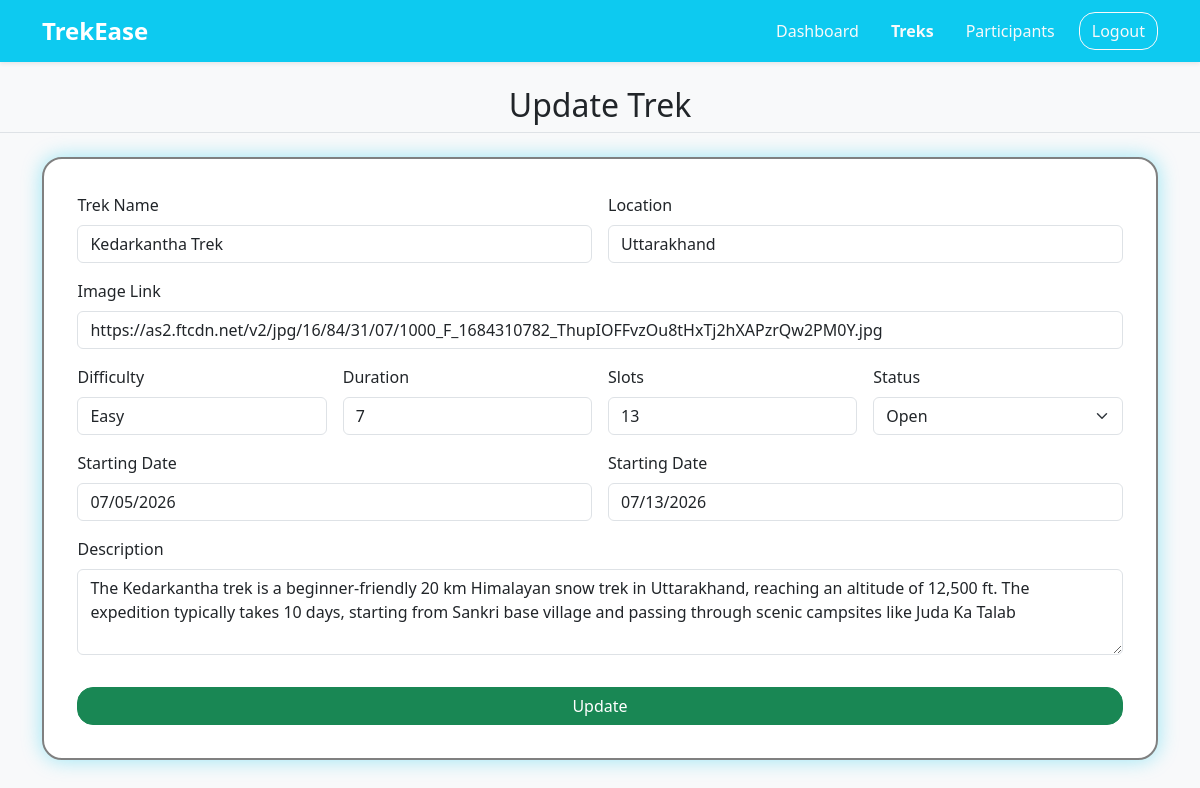
The page /update_trek/7/5 (signed in) on the database as committed earlier.
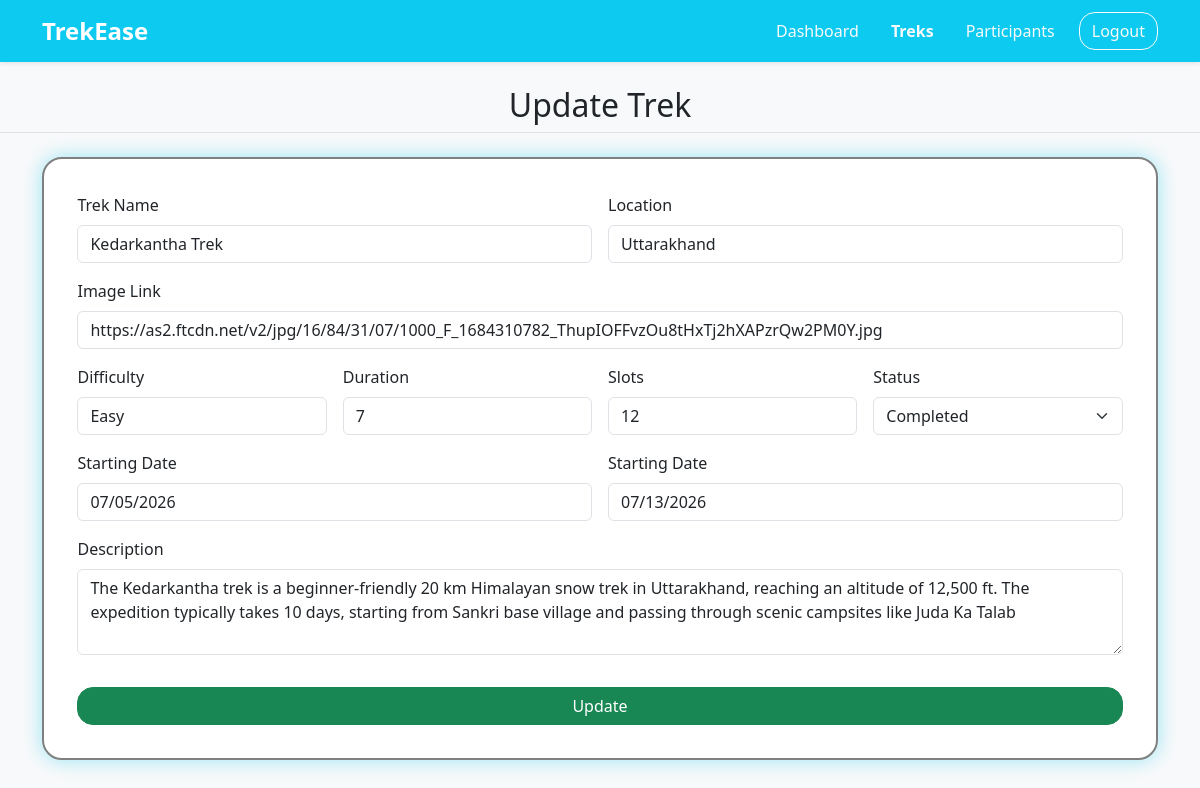
The same page on the database as committed later.
### application/models.py (models this page shows)
class Trek(db.Model):
    __tablename__ = "trek"
    id = db.Column(db.Integer(), primary_key=True)
    trek_name = db.Column(db.String(30), unique=True, nullable=False)
    location = db.Column(db.String(), nullable=False)
    difficulty = db.Column(db.String(), nullable=False)
    duration = db.Column(db.Integer(), nullable=False)
    available_slots = db.Column(db.Integer(), nullable=False)
    staff_id = db.Column(db.Integer(), db.ForeignKey("user.id"))
    status = db.Column(db.String(), default="Open", nullable=False)
    start_date = db.Column(db.Date, nullable=False)
    end_date = db.Column(db.Date, nullable=False)
    description = db.Column(db.Text)
    image = db.Column(db.String(), nullable=False)
    created_at = db.Column(db.Date, default=date.today, nullable=False)
    bookings = db.relationship("Booking", backref="trek")

### application/controllers.py (the view, shortened to what this page needs)
@app.route("/update_trek/<int:updater_id>/<int:trek_id>", methods=['GET', 'POST'])
def update_trek(updater_id,trek_id):
    trek = Trek.query.get(trek_id)
    return render_template("/update_trek.html", trek=trek, updater_id=updater_id)

### templates/update_trek.html (shortened to what the changed rows need)
<!DOCTYPE html>
<html lang="en">
<head>
    <link href="https://cdn.jsdelivr.net/npm/bootstrap@5.3.2/dist/css/bootstrap.min.css" rel="stylesheet">
    <link rel="stylesheet" href="/static/style.css">
</head>
<body class="d-flex flex-column min-vh-100 bg-light">
    {% if updater_id == 1 %}
    <nav class="navbar navbar-expand-lg navbar-dark bg-info shadow-sm">
        <div class="container">
            <div class="navbar-brand ">
                <a class="navbar-brand fw-bold fs-4" href="#">TrekEase</a>
            </div>
            <ul class="nav align-items-center">
                <li class="nav-item"><a class="nav-link active link-light" href="/admin_dashboard">Dashboard</a></li>
                <li class="nav-item"><a class="nav-link link-light" href="/treks">Treks</a></li>
                <li class="nav-item"><a class="nav-link link-light" href="/staff">Staff</a></li>
                <li class="nav-item"><a class="nav-link link-light" href="/pending_staff">Applications</a></li>
                <li class="nav-item"><a class="nav-link link-light" href="/users">Trekkers</a></li>
                <li class="nav-item"><a class="nav-link link-light" href="/bookings">Bookings</a></li>
                <li class="nav-item ms-2">
                    <a href="/" class="btn btn-outline-light rounded-4">Logout</a>
                </li>
            </ul>
        </div>
    </nav>
    <br>
    {% else %}
    <br>
    {% endif %}
    <div class="text-center border-bottom">
        <h2>Update Trek</h2>
    </div>
    <br>
    <div class="container d-flex">
        <div id="create_trek">
            <form class="row g-3" action="/update_trek/{{updater_id}}/{{trek.id}}" method="POST">
                <div class="col-6">
                    <label for="input1" class="form-label">Trek Name</label>
                    <input type="text" class="form-control" id="input1" name="trek_name" value="{{trek.trek_name}}" readonly required>
                </div>
                <div class="col-6">
                    <label for="input2" class="form-label">Location</label>
                    <input type="text" class="form-control" id="input2"  name="location" value="{{trek.location}}" readonly required>
                </div>
                <div class="col-md-12">
                    <label for="input3" class="form-label">Image Link</label>
                    {% if updater_id == 1 %}
                    <input type="Text" class="form-control" id="input3" name="image" value="{{trek.image}}" required>
                    {% else %}
                    <input type="Text" class="form-control" id="input3" name="image" value="{{trek.image}}" readonly required>
                    {% endif %}
                </div>
                <div class="col-md-3">
                    <label for="input4" class="form-label">Difficulty</label>
                    {% if updater_id == 1 %}
                    <select id="input4" class="form-select" id="input4" name="difficulty" value="{{trek.difficulty}}" required>
                        <option selected>{{trek.difficulty}}</option>
                        <option>Easy</option>
                        <option>Moderate</option>
                        <option>Hard</option>
                    </select>
                    {% else %}
                    <input type="Text" class="form-control" id="input4" name="difficulty" value="{{trek.difficulty}}" readonly required>
                    {% endif %}
                </div>
                <div class="col-md-3">
                    <label for="input5" class="form-label">Duration</label>
                    {% if updater_id == 1 %}
                    <input type="number" class="form-control" id="input5" name="duration" value="{{trek.duration}}" required>
                    {% else %}
                    <input type="number" class="form-control" id="input5" name="duration" value="{{trek.duration}}" readonly required>
                    {% endif %}
                </div>
                <div class="col-md-3">
                    <label for="input6" class="form-label">Slots</label>
                    <input type="number" class="form-control" id="input6" name="available_slots" value="{{trek.available_slots}}" required>
                </div>
                <div class="col-md-3">
                    <label for="input7" class="form-label">Status</label>
                    <select id="input7" class="form-select" name="status" value="{{trek.status}}"required>
                        <option selected>{{trek.status}}</option>
                    </select>
                </div>
                <div class="col-6">
                    <label for="input8" class="form-label">Starting Date</label>
                    {% if updater_id == 1 %}
                    <input type="date" class="form-control" id="input8" name="start_date" value="{{trek.start_date}}" required>
                    {% else %}
                    <input type="date" class="form-control" id="input8" name="start_date" value="{{trek.start_date}}" readonly required>
                    {% endif %}
                </div>
                <div class="col-6">
                    <label for="input8" class="form-label">Starting Date</label>
                    {% if updater_id == 1 %}
                    <input type="date" class="form-control" id="input9" name="end_date" value="{{trek.end_date}}" required>
                    {% else %}
                    <input type="date" class="form-control" id="input9" name="end_date" value="{{trek.end_date}}" readonly required>
                    {% endif %}
                </div>
                <div class="col-12">
                    <div class="mb-3">
                        <label for="input0" class="form-label">Description</label>
                        {% if updater_id == 1 %}
                        <textarea class="form-control" id="input0" rows="3" name="description" required>{{trek.description}}</textarea>
                        {% else %}
                        <textarea class="form-control" id="input0" rows="3" name="description" readonly required>{{trek.description}}</textarea>
                        {% endif %}
                    </div>
                </div>
            </form>
        </div>
    </div>
</body>
</html>

Rows that differ between the two databases and show on the page:
changed Trek "Kedarkantha Trek": available_slots "13" → "12"; status "Open" → "Completed"
